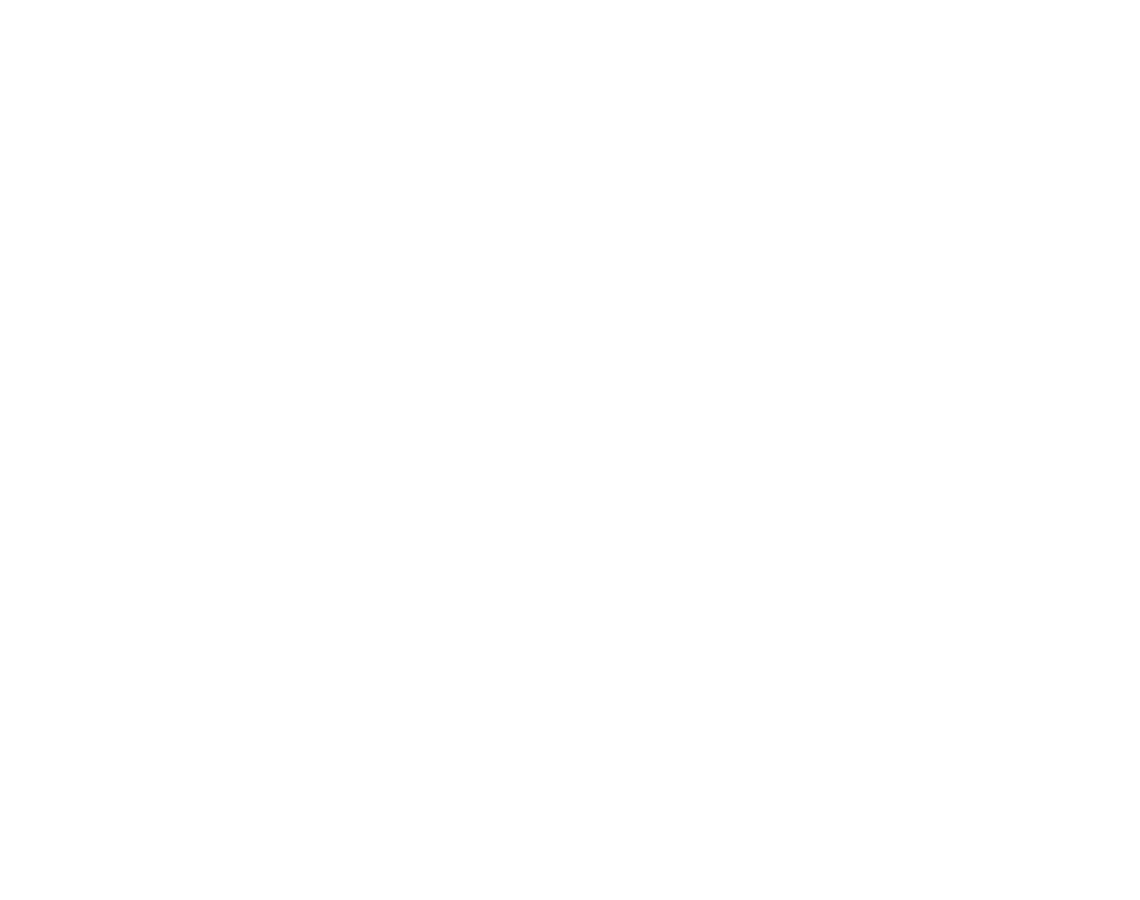
Frame 1 (no input)
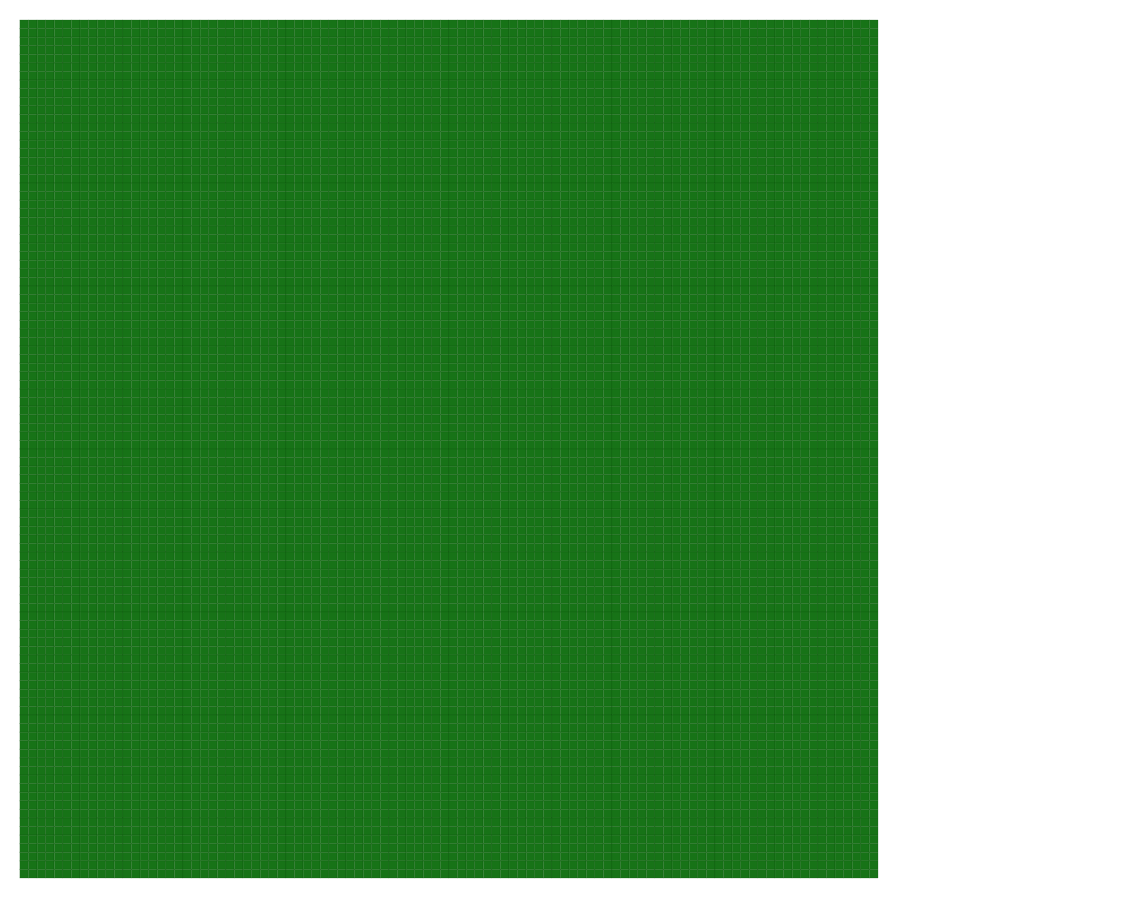
Frame 60 (no input)
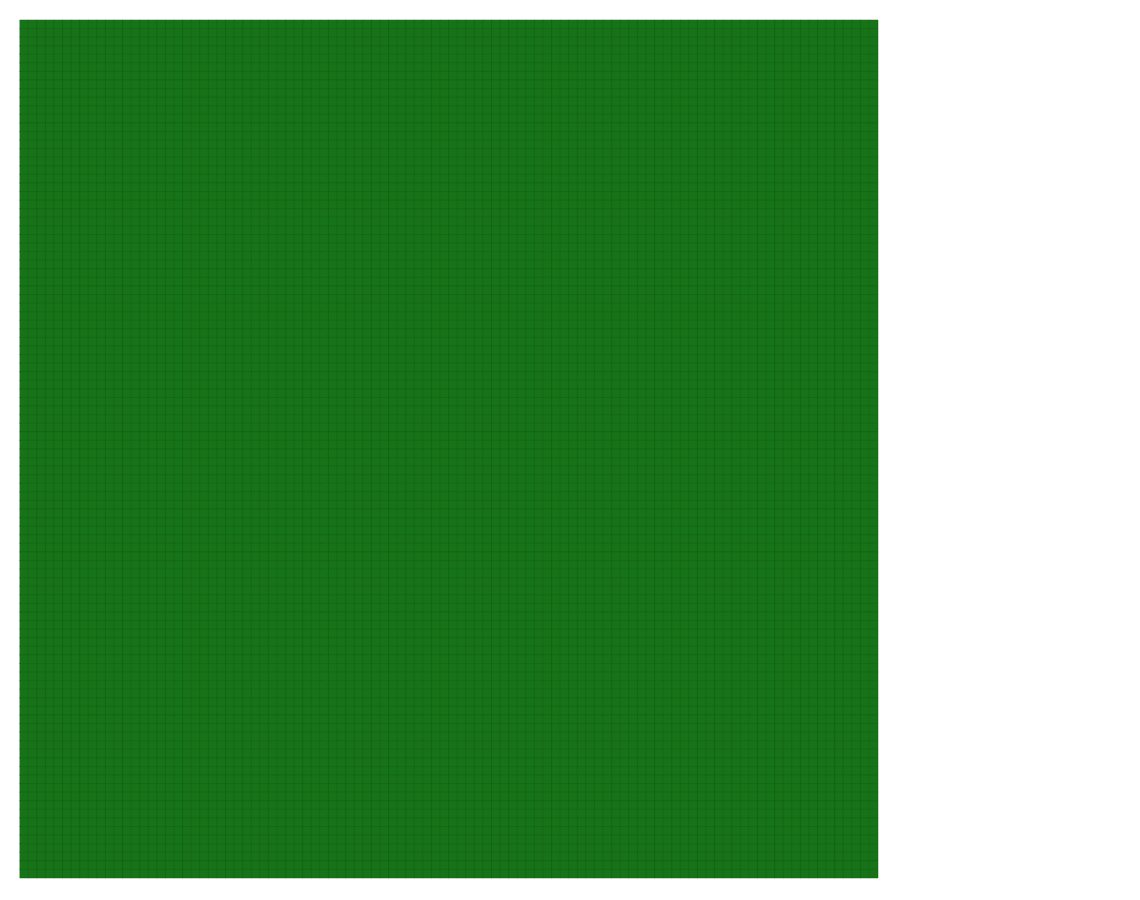
Frame 120 (the mouse pressed at the canvas centre since frame 60)

The p5.js sketch that drew these frames (run headless with seeded random() and noise() and a simulated clock; from frame 60 on, the mouse is pressed at the canvas centre):

// p5.js sketch
// ── sketch.js
const CONSTANTS = {
    defaultScaleFactor: 0.26,
    startNumCreatures: 50,

    creatureBrainLength: 12,
    creatureBrainLayers: 4,
    creatureSensorAngle: Math.PI / 6.0,
    creatureBirthSize: 250
}

var settings = {
    width_proportion: 0.95,
    height_proportion: 0.9,
    text_size: 50,
    framerate: 60,

    start_maintain_num: 50,
    default_maintain: true,

    gameSpeed: 0.1,
    world_width: 100,
    world_height: 100,
    kill_birth_without_mass: false,
    tile_regen_rate: 0.025,
    tile_cooldown_threshold: 100,
    tileMaxFood: 100.0,
    graph_size: 150
};

var stats = {
    forced_spawns: 0,
    super_mutations: 0,
    dispalyTime: 0,
    creatureCount: 0,
    births: 0,
    deaths: 0,
    rawTime: 0,
    displayTime: 0,
    maxObservedCreatures: CONSTANTS.startNumCreatures
};

var modes = {
    spawnClicking: false,
    show_menu: false,
    show_creature_info: false,
    save_fps: false,
    play: true,
    draw_gene_pool_graph: true
};

var TILESIZE;

var b4x = 0, b4y = 0,
    deltaX = 0, deltaY = 0,
    translateX = 20, translateY = 20,
    scaleFactor = CONSTANTS.defaultScaleFactor;

var selectedCreature = null;

//p5.disableFriendlyErrors = true;

function setup() {
    createCanvas(settings.width_proportion * windowWidth,
        settings.height_proportion * windowHeight);
    frameRate(settings.framerate);
    textSize(settings.text_size);

    TILESIZE = Math.floor(4.0 * hPix(1500) / Math.min(settings.world_width, settings.world_height));

    //loadMap()
    //inst manager
    initWorld();
    //inst menu
    //menu.menuInit

    //noLoop();
};



function draw() {
    //f (Menu.path != Menu.MenuPath.CREATURE) selectedCreature = null;

    if (modes.play) {
        progress(settings.gameSpeed);
    }

    if (!modes.save_fps) {
        if (mouseIsPressed) {
            b4x = mouseX;
            b4y = mouseY;
        }

        push();

        if (selectedCreature != null) {
            scaleFactor = float(2.0);
            translateX = int(-scaleFactor * selectedCreature.locationX + hPix(850));
            translateY = int(-scaleFactor * selectedCreature.locationY + hPix(850));
        }
        translate(translateX, translateY);
        scale(float(scaleFactor));

        // Draw world tiles and creatures
        if (stats.rawTime % 50 === 0) drawWorld();

        pop();
    }

    //test()
    //menu.drawMenu(this);
};

function progress(gameSpeed) {
    stats.rawTime++;
    stats.dispalyTime += gameSpeed;
    progressWorld(gameSpeed);
}

function keyPressed() {
    // reset zoom and camera location
    if (key == 'r') {
        translateX = translateY = 20;
        scaleFactor = CONSTANTS.defaultScaleFactor;
        return;
    }
    // pause and unpause
    else if (key == ' ') {
        modes.play = !modes.play;
    }
    // toggle creature spawning on click
    else if (key == 's') {
        modes.spawnClicking = !modes.spawnClicking;
    }
    // kill all creatures
    else if (key == 'k') {
        killAllCreatures();
    }
}

function mouseDragged() {
    translateX += mouseX - pmouseX;
    translateY += mouseY - pmouseY;
}

function mouseWheel(event) {
    var change = -event.delta > 0 ? 1.05 : -event.delta < 0 ? 1.0 / 1.05 : 1.0;
    scaleFactor *= change;
    if (!(scaleFactor > 3.0) && !(scaleFactor < 0.2)) {
        translateX -= mouseX;
        translateY -= mouseY;
        translateX *= change;
        translateY *= change;
        translateX += mouseX;
        translateY += mouseY;
    }
    if (scaleFactor > 3.0) scaleFactor = 3.0;
    if (scaleFactor < 0.2) scaleFactor = 0.2;
}

function windowResized() {
    resizeCanvas(0.95 * windowWidth, 0.9 * windowHeight);
}
// ── creature.js
class Neuron {
    constructor(axons = null) {
        this.value = 0.0;

        if (axons !== null) {
            this.axons = axons;
        }
        else {
            this.axons = new Array(CONSTANTS.creatureBrainLength);
            for (var axon = 0; axon < CONSTANTS.creatureBrainLength; axon++) {
                this.axons[axon] = Math.random() * 2.0 - 1;
            }
        }
    }

    getFeedForward(targetIndex) {
        return this.value * this.axons[targetIndex];
    }

    resetValue() {
        this.value = 0.0;
    }

    addValue(value) {
        this.value += value;
    }
}

class Brain {
    // New brain from scratch
    constructor(brain1 = null, brain2 = null) {
        this.neurons = new Array(CONSTANTS.creatureBrainLength);
        for (var i = 0; i < CONSTANTS.creatureBrainLength; i++) {
            this.neurons[i] = new Array(CONSTANTS.creatureBrainLayers);
            for (var j = 0; j < CONSTANTS.creatureBrainLayers; j++) {
                if (brain1 !== null && brain2 !== null) {
                    // For gene ramdomization via reproduction
                    var axons1 = brain1.neurons[i][j].axons;
                    var axons2 = brain2.neurons[i][j].axons;
                    var mixedAxons = new Array(CONSTANTS.creatureBrainLength);
                    for (var axon = 0; axon < CONSTANTS.creatureBrainLength; axon++) {
                        mixedAxons[axon] = randomRange(axons1[axon], axons2[axon]);
                    }
                    this.neurons[i][j] = new Neuron(mixedAxons);
                }
                else {
                    // For creating a random brain from scratch
                    this.neurons[i][j] = new Neuron();
                }
            }
        }
    }

    updateInputs(inputs) {
        for (var i = 0; i < CONSTANTS.creatureBrainLength; i++) {
            this.neurons[i][0] = inputs[i];
        }
    }

    getOutputs() {
        var outputs = new Array(CONSTANTS.creatureBrainLength);
        for (var i = 0; i < CONSTANTS.creatureBrainLength; i++) {
            outputs[i] = this.neurons[i][CONSTANTS.creatureBrainLayers - 1];
        }
        return outputs;
    }

    updateBrain(inputs) {
        this.updateInputs(inputs);

        // Update neuron values
        for (var layer = 0; layer < CONSTANTS.creatureBrainLayers - 1; layer++) {
            // Zero-out target layer
            for (var target = 0; target < CONSTANTS.creatureBrainLength; target++) {
                this.neurons[target][layer + 1].resetValue();
            }
            // Feed forward
            for (var neuron = 0; neuron < CONSTANTS.creatureBrainLength; neuron++) {
                for (var target = 0; target < CONSTANTS.creatureBrainLength; target++) {
                    this.neurons[target][layer + 1].addValue(this.neurons[neuron][layer].getFeedForward(target));
                }
            }
        }

        return this.getOutputs();
    }
}

class Creature {
    constructor(parent1 = null, parent2 = null) {
        if (parent1 !== null && parent2 !== null) {
            this.parentIds = [parent1.id, parent2.id];
            this.generation = Math.max(parent1.generation, parent2.generation) + 1;
            this.colorR = Math.floor(0.5 * parent1.colorR + 0.5 * parent2.colorR);
            this.colorG = Math.floor(0.5 * parent1.colorG + 0.5 * parent2.colorG);
            this.colorB = Math.floor(0.5 * parent1.colorB + 0.5 * parent2.colorB);

            this.locationX = parent1.locationX;
            this.locationY = parent2.locationY;
            this.energy = CONSTANTS.creatureBirthSize;

            this.diameter = this.energy / 8.0;
            this.initVars();
            this.updateSensorCoords();

            this.brain = new Brain(parent1.brain, parent2.brain);
        }
        else {
            this.parentIds = [-1, -1];
            this.generation = 0;
            this.colorR = Math.floor(randomBound(255));
            this.colorG = Math.floor(randomBound(255));
            this.colorB = Math.floor(randomBound(255));

            var randPos = randCoord();
            this.locationX = randPos[0];
            this.locationY = randPos[1];
            // TODO: IMPLEMENT WATER CHECKING ON SPAWN HERE!!!
            this.energy = 125.0 + randomBound(50);

            this.diameter = this.energy / 8.0;
            this.initVars();
            this.updateSensorCoords();

            this.brain = new Brain();
        }
    }

    progress(timeInterval) {
        var sensorInputs = this.updateSensorInputs(timeInterval);
        this.diameter = this.energy / 8.0;
        this.sensorLength = hPix(60 + this.diameter);

        for (var i = 0; i < sensorInputs.length; i++) {
            var sign = Math.sign(sensorInputs[i]);
            sensorInputs[i] = sign * Math.abs(sigmoidA(sensorInputs[i]));
        }

        this.brain.updateBrain(sensorInputs);
        this.applyOutputs(timeInterval);
        this.keepCreatureInBounds();
    }

    updateSensorCoords() {
        this.rotation %= (2 * Math.PI);
        while (this.rotation < 0) this.rotation += (2 * Math.PI);
        var rightSensorRotation = this.rotation + CONSTANTS.creatureSensorAngle;
        var leftSensorRotation = this.rotation - CONSTANTS.creatureSensorAngle;
        while (rightSensorRotation < 0) rightSensorRotation += 2 * Math.PI;
        while (leftSensorRotation < 0) leftSensorRotation += 2 * Math.PI;
        rightSensorRotation %= (2 * Math.PI);
        leftSensorRotation %= (2 * Math.PI);

        var leftSensorTempAngle = -rightSensorRotation;
        var rightSensorTempAngle = -leftSensorRotation;
        var midSensorTempAngle = -this.rotation;

        //left sensor, mid sensor, right sensor, mouth
        this.leftSensorX = this.locationX + (this.sensorLength * Math.cos(leftSensorTempAngle));
        this.leftSensorY = this.locationY + (this.sensorLength * Math.sin(leftSensorTempAngle));
        this.midSensorX = this.locationX + (this.weaponLength * Math.cos(midSensorTempAngle));
        this.midSensorY = this.locationY + (this.weaponLength * Math.sin(midSensorTempAngle));
        this.rightSensorX = this.locationX + (this.sensorLength * Math.cos(rightSensorTempAngle));
        this.rightSensorY = this.locationY + (this.sensorLength * Math.sin(rightSensorTempAngle));
        this.mouthSensorX = this.locationX + (this.diameter / 2.0 * Math.cos(midSensorTempAngle));
        this.mouthSensorY = this.locationY + (this.diameter / 2.0 * Math.sin(midSensorTempAngle));
    }

    updateSensorInputs(timeInterval) {
        var leftTile, midTile, rightTile, mouthTile;
        this.fitness += timeInterval;
        this.updateSensorCoords();
        leftTile = findTileIndex(this.leftSensorX, this.leftSensorY);
        midTile = findTileIndex(this.midSensorX, this.midSensorY);
        rightTile = findTileIndex(this.rightSensorX, this.rightSensorY);
        mouthTile = findTileIndex(this.mouthSensorX, this.mouthSensorY);

        this.leftSensorColor = world[leftTile[0]][leftTile[1]].colorH;
        this.rightSensorColor = world[rightTile[0]][rightTile[1]].colorH;
        this.mouthSensorColor = world[mouthTile[0]][mouthTile[1]].colorH;

        /**
         * ------Sensor Inputs------
         * 0: Left sensor food value
         * 1: Attack sensor food value
         * 2: Mouth sensor food value
         * 3: Right sensor food value
         * 4: Own size (energy)
         * 5: Distance to nearest creature
         * 6: Color difference of nearest creature
         * 7: Change in angle to nearest creature (-180 to +180)
         * 8: Willingness of nearest creature to birth
         * 9: Number of creatures within 10 tile radius
         * 10:
         * 11: CONSTANT 1
         */

        var sensorInputs = new Array(CONSTANTS.creatureBrainLength);
        for (var i = 0; i < CONSTANTS.creatureBrainLength; i++) {
            sensorInputs[i] = 0.0;
        }
        sensorInputs[0] = world[leftTile[0]][leftTile[1]].food / 10.0 - 5.0;
        sensorInputs[1] = world[midTile[0]][midTile[1]].food / 10.0 - 5.0;
        sensorInputs[2] = world[mouthTile[0]][mouthTile[1]].food / 10.0 - 5.0;
        sensorInputs[3] = world[rightTile[0]][rightTile[1]].food / 10.0 - 5.0;
        sensorInputs[4] = this.energy / 100.0 - 3.0;

        /* TODO: IMPLEMENT FINDING NEAREST CREATURE
        Object[] nearestCreatureData = CreatureManager.findClosestCreatureData(this);
        nearestCreature = (Creature) nearestCreatureData[0];
        numCreaturesWithin10 = (int) nearestCreatureData[1]; */
        var nearestCreature = null;
        if (nearestCreature !== null) {
            this.nearestDist = distanceFormula(this.locationX, this.locationY, nearestCreature.locationX, nearestCreature.locationY);
            this.nearestDist /= TILESIZE;
            sensorInputs[5] = this.nearestDist - 4.0;

            this.nearestColorDiff = 0;
            this.nearestColorDiff += Math.abs(this.colorR - nearestCreature.colorR);
            this.nearestColorDiff += Math.abs(this.colorG - nearestCreature.colorG);
            this.nearestColorDiff += Math.abs(this.colorB - nearestCreature.colorB);
            sensorInputs[6] = (this.nearestColorDiff / 50.0) - 4;

            var tempAngle = findAngleChange(locationX, locationY, nearestCreature.locationX, nearestCreature.locationY);
            if (tempAngle < 0) tempAngle += 360;
            tempAngle -= (rotation / Math.PI * 180.0);
            if (tempAngle > 180) tempAngle -= 360;
            if (tempAngle < -180) tempAngle += 360;
            this.nearestAngle = tempAngle;
            sensorInputs[7] = tempAngle;
        }
        else {
            sensorInputs[5] = 100.0;
        }
        // PLACE BACK IN AFTER ^^^ IMPL
        //sensorInputs[9] = numCreaturesWithin10 - 4;
        sensorInputs[9] = 2.0;

        sensorInputs[11] = 1.0;
        return sensorInputs;
    }

    applyOutputs(timeInterval) {
        var outputs = this.brain.getOutputs();
        // Forward velocity, rotational velocity, eat, attack, give birth, attack length,
        this.forwardVel = outputs[0];
        this.rotationVel = outputs[1];
        this.eatRate = 25 * Math.abs(outputs[2]) / (1 + 2 * Math.abs(this.forwardVel));
        if (outputs[3] > 0) this.attack = true;
        else this.attack = false;
        this.weaponLength = Math.floor((outputs[5] / 2 + 0.5) * 50 + this.diameter);

        this.rotation += this.rotationVel * timeInterval / 2;

        var tempAngle = -(this.rotation % (2 * Math.PI));
        var deltaPos = 100 * this.forwardVel * timeInterval;
        this.locationX += (deltaPos * Math.cos(tempAngle));
        this.locationY += (deltaPos * Math.sin(tempAngle));

        var decayModifier = 1.5;
        this.energyDecay = (this.energy / 200.0) * decayModifier;
        this.ageDecay = (this.age / 300.0) * decayModifier;
        this.eatRateDecay = (this.eatRate / 15.0) * decayModifier;
        this.rotationDecay = (Math.abs(this.rotationVel) * timeInterval) * decayModifier;
        this.forwardDecay = 40 * (Math.abs(this.forwardVel) * timeInterval) * decayModifier;
        if (this.attack) this.attackDecay = 1.0 * decayModifier;
        else this.attackDecay = 0;

        this.decayRate = (this.energyDecay + this.ageDecay + this.eatRateDecay + this.rotationDecay + this.forwardDecay + this.attackDecay);
        this.energy -= (this.decayRate * timeInterval);
        this.energyChange = this.eatRate - this.decayRate;
        this.totalDecayed += (this.decayRate * timeInterval);
    }

    keepCreatureInBounds() {
        this.locationX = Math.min(this.locationX, world[settings.world_height - 1][settings.world_width - 1].x + TILESIZE);
        this.locationY = Math.min(this.locationY, world[settings.world_height - 1][settings.world_width - 1].y + TILESIZE);
        this.locationX = Math.max(this.locationX, world[0][0].x);
        this.locationY = Math.max(this.locationY, world[0][0].y);
    }

    initVars() {
        this.id = creatureIdCount;
        creatureIdCount++;

        // TODO: PROPER INITIALIZATION OF THESE VARIABLES?
        this.nearestDist = 0;
        this.nearestColorDiff = 0;

        this.nearestCreature = null;
        this.nearestAngle = 0;
        this.totalEaten = 0;
        this.totalDecayed = 0;
        this.age = 0;
        this.rotation = 0;
        this.rotationDecay = 0;
        this.births = 0;
        this.numCreaturesWithin10 = 0;

        this.sensorLength = hPix(60 + this.diameter);
        this.weaponLength = hPix(30 + this.diameter);
        this.rotation = Math.random() * 2 * Math.PI;
        //this.brain = null;

        this.attack = false;
    }
}

// =====================
//   UTILITY FUNCTIONS 
// =====================

function findStartAngle(x1, y1, x2, y2) {
    var xDiff = x2 - x1;
    var yDiff = y2 - y1;
    return Math.atan2(-yDiff, xDiff) * 180.0 / Math.PI;
}

// Returns the angle of this point by adding the angle change to the prevAngle.
function findAngleChange(x1, y1, x2, y2) {
    var target = findStartAngle(x1, y1, x2, y2);

    var a = target;
    var b = target + 360;
    var y = target - 360;
    var dir = a;

    if (Math.abs(a) > Math.abs(b)) {
        dir = b;
        if (Math.abs(b) > Math.abs(y)) {
            dir = y;
        }
    }
    if (Math.abs(a) > Math.abs(y)) {
        dir = y;
    }

    return dir;
}
// ── functions.js
function wPix(pix) {
    return Math.floor(1.0 * width * pix / 2600.0);
}

function hPix(pix) {
    return Math.floor(1.0 * height * pix / 1600.0);
}

function distanceFormula(x1, y1, x2, y2) {
    return Math.sqrt((x2 - x1) * (x2 - x1) + (y2 - y1) * (y2 - y1));
}

function randomBound(upperBound) {
    return Math.random() * upperBound;
}

function randomRange(lowerBound, upperBound) {
    var rand = Math.random();
    return rand * lowerBound + (1 - rand) * upperBound;
}

function randCoord() {
    var xCoord = Math.floor(randomRange(
        world[0][0].x, world[settings.world_width - 1][settings.world_height - 1].x));
    var yCoord = Math.floor(randomRange(
        world[0][0].y, world[settings.world_width - 1][settings.world_height - 1].y));
    return [xCoord, yCoord];
}

function sigmoidA(input) {
    return (2.0 / (1.0 + Math.pow(Math.E, -(input / 1.0)))) - 1.0;
}
// ── manager.js
/**
 * manager.js - manages tile and creature updates between draws
 */

var tileIdCount = 0;
var world;
var water;

function forEachTile(applyFunc) {
    for (var y = 0; y < settings.world_height; y++) {
        for (var x = 0; x < settings.world_width; x++) {
            var output = applyFunc(y, x);
            if (output != null) return output;
        }
    }
}

// ============================
//   INITIALIZATION FUNCTIONS 
// ============================

function initWorld() {
    initTiles();
    // creatures init
}

function initTiles() {
    world = new Array(settings.world_height);
    for (var y = 0; y < settings.world_height; y++) {
        world[y] = new Array(settings.world_width);
    }

    forEachTile(createTile);
}

function createTile(yIndex, xIndex) {
    world[yIndex][xIndex] = new Tile(xIndex, yIndex, tileIdCount, false);
    // TODO: FIX AUTOMATIC WATER DETERMINATION IN CONSTRUCTOR ABOVE
    tileIdCount++;
    return null;
}

// =========================
//   PROGRESSION FUNCTIONS 
// =========================

function progressWorld() {
    forEachTile(progressTile);
    // progress creatures

}

function progressTile(yIndex, xIndex) {
    world[yIndex][xIndex].progress();
    return null;
}

// =====================
//   DRAWING FUNCTIONS 
// =====================

function drawWorld() {
    // Draw Tiles
    colorMode(HSB, 360, 100, 100);
    forEachTile(drawTile);
    colorMode(RGB, 255, 255, 255);

    // draw creatures
}

function drawTile(yIndex, xIndex) {
    var tile = world[yIndex][xIndex];
    stroke(tile.colorH, tile.colorS, tile.colorV - 10);
    fill(tile.colorH, tile.colorS, tile.colorV);
    rect(tile.x, tile.y, TILESIZE, TILESIZE);
    fill(0, 0, 0);
    stroke(0);
    // TODO: SEND FILL AND STROKE BACK TO DRAWWORLD?
    return null;
}

// =======================
//   SEARCHING FUNCTIONS 
// =======================

function findTileIndex(yCoord, xCoord) {
    var yIndex = Math.floor(yCoord / TILESIZE);
    var xIndex = Math.floor(xCoord / TILESIZE);
    yIndex = Math.min(yIndex, settings.world_height - 1);
    xIndex = Math.min(xIndex, settings.world_width - 1);
    yIndex = Math.max(yIndex, 0);
    xIndex = Math.max(xIndex, 0);
    return [yIndex, xIndex];
}

function findTile(yCoord, xCoord) {
    indices = findTileIndex(yCoord, xCoord);
    return world[indices[0]][indices[1]];
}

function checkTileClick(mY, mX) {
    var yIndex = Math.floor(mY / TILESIZE);
    var xIndex = Math.floor(mX / TILESIZE);
    if (yIndex < 0 || settings.world_height <= yIndex) return null;
    if (xIndex < 0 || settings.world_width <= xIndex) return null;
    // TODO: SET MENU PATH TO TILE MODE
    return world[yIndex][xIndex];
}

function randomRange(upperBound) {
    return Math.random() * upperBound;
}

function test() {
    if (mouseIsPressed) {
        fill(0);
    } else {
        fill(255);
    }
    ellipse(mouseX, mouseY, 80, 80);
}
// ── tile.js
class Tile {
    constructor(xIndex, yIndex, tileId, water) {
        this.xIndex = xIndex;
        this.yIndex = yIndex;
        this.tileId = tileId;
        this.isWater = water;
        this.maxH = 120.0;

        this.x = this.xIndex * TILESIZE;
        this.y = this.yIndex * TILESIZE;

        if (this.isWater) {
            this.food = 0;
            this.maxFood = 0;
            this.colorH = 220;
        }
        else {
            this.food = settings.tileMaxFood;
            this.maxFood = settings.tileMaxFood;
            this.colorH = int(this.maxH * this.food / this.maxFood);
        }

        this.colorS = 80;
        this.colorV = 45;
        this.deadCooldown = settings.cooldownThreshold;
    }

    progress() {
        if (!this.isWater) this.maxFood = settings.tileMaxFood;
        this.regenerateTileFood();
    }

    regenerateTileFood() {
        if (this.isWater || this.food >= this.maxFood) return;
        if (this.deadCooldown < settings.cooldownThreshold) {
            this.deadCooldown++;
            return;
        }

        this.food = Math.min(this.food + settings.regenValue, this.maxFood);
        this.colorH = int(this.maxH * this.food / this.maxFood);
    }

    resetCooldown() {
        this.deadCooldown = 0;
    }
}
